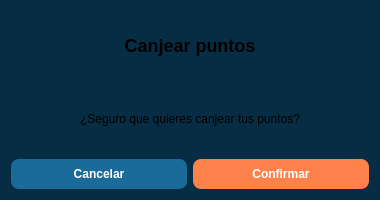
<?xml version="1.0" encoding="UTF-8"?>
<ui version="4.0">
 <class>ConfirmarCanjeUI</class>
 <widget class="QDialog" name="ConfirmarCanjeUI">
  <property name="geometry">
   <rect>
    <x>0</x>
    <y>0</y>
    <width>380</width>
    <height>200</height>
   </rect>
  </property>

  <property name="styleSheet">
   <string>
    QDialog {
        background-color:#072D44;
        color:white;
        font-size:15px;
    }
    QPushButton {
        color:white;
        border:none;
        border-radius:8px;
        padding:8px 16px;
        font-weight:bold;
    }
   </string>
  </property>

  <layout class="QVBoxLayout" name="mainLayout">

   <item>
    <widget class="QLabel" name="lblTitulo">
     <property name="text">
      <string>Canjear puntos</string>
     </property>
     <property name="alignment">
      <set>Qt::AlignCenter</set>
     </property>
     <property name="styleSheet">
      <string>font-size:18px; font-weight:bold;</string>
     </property>
    </widget>
   </item>

   <item>
    <widget class="QLabel" name="lblMensaje">
     <property name="text">
      <string>¿Seguro que quieres canjear tus puntos?</string>
     </property>
     <property name="alignment">
      <set>Qt::AlignCenter</set>
     </property>
     <property name="wordWrap">
      <bool>true</bool>
     </property>
    </widget>
   </item>

   <item>
    <layout class="QHBoxLayout" name="botonesLayout">

     <item>
      <widget class="QPushButton" name="btnCancelar">
       <property name="text">
        <string>Cancelar</string>
       </property>
       <property name="styleSheet">
        <string>QPushButton { background-color:#1A6B9A; } QPushButton:hover { background-color:#5CA9D0; }</string>
       </property>
      </widget>
     </item>

     <item>
      <widget class="QPushButton" name="btnConfirmar">
       <property name="text">
        <string>Confirmar</string>
       </property>
       <property name="styleSheet">
        <string>QPushButton { background-color:#FC814A; } QPushButton:hover { background-color:#E66E3A; }</string>
       </property>
      </widget>
     </item>

    </layout>
   </item>

  </layout>
 </widget>
</ui>
